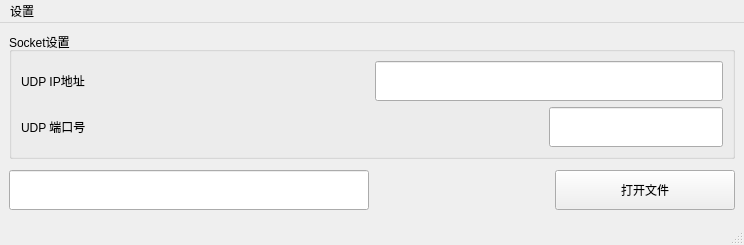
<?xml version="1.0" encoding="UTF-8"?>
<ui version="4.0">
 <class>MainWindow</class>
 <widget class="QMainWindow" name="MainWindow">
  <property name="geometry">
   <rect>
    <x>0</x>
    <y>0</y>
    <width>744</width>
    <height>245</height>
   </rect>
  </property>
  <property name="windowTitle">
   <string>MainWindow</string>
  </property>
  <widget class="QWidget" name="centralwidget">
   <layout class="QVBoxLayout" name="verticalLayout_2" stretch="2,1,1,1">
    <item>
     <widget class="QGroupBox" name="groupBox">
      <property name="title">
       <string>Socket设置</string>
      </property>
      <layout class="QVBoxLayout" name="verticalLayout">
       <item>
        <layout class="QHBoxLayout" name="horizontalLayout_2" stretch="1,1,2">
         <item>
          <widget class="QLabel" name="label">
           <property name="text">
            <string>UDP IP地址</string>
           </property>
          </widget>
         </item>
         <item>
          <spacer name="horizontalSpacer">
           <property name="orientation">
            <enum>Qt::Horizontal</enum>
           </property>
           <property name="sizeHint" stdset="0">
            <size>
             <width>40</width>
             <height>20</height>
            </size>
           </property>
          </spacer>
         </item>
         <item>
          <widget class="QLineEdit" name="udpIp">
           <property name="minimumSize">
            <size>
             <width>0</width>
             <height>40</height>
            </size>
           </property>
          </widget>
         </item>
        </layout>
       </item>
       <item>
        <layout class="QHBoxLayout" name="horizontalLayout_3" stretch="1,2,1">
         <item>
          <widget class="QLabel" name="label_2">
           <property name="text">
            <string>UDP 端口号</string>
           </property>
          </widget>
         </item>
         <item>
          <spacer name="horizontalSpacer_2">
           <property name="orientation">
            <enum>Qt::Horizontal</enum>
           </property>
           <property name="sizeHint" stdset="0">
            <size>
             <width>40</width>
             <height>20</height>
            </size>
           </property>
          </spacer>
         </item>
         <item>
          <widget class="QLineEdit" name="udpPort">
           <property name="minimumSize">
            <size>
             <width>0</width>
             <height>40</height>
            </size>
           </property>
          </widget>
         </item>
        </layout>
       </item>
      </layout>
     </widget>
    </item>
    <item>
     <spacer name="verticalSpacer">
      <property name="orientation">
       <enum>Qt::Vertical</enum>
      </property>
      <property name="sizeHint" stdset="0">
       <size>
        <width>20</width>
        <height>0</height>
       </size>
      </property>
     </spacer>
    </item>
    <item>
     <layout class="QHBoxLayout" name="horizontalLayout" stretch="2,1,1">
      <item>
       <widget class="QLineEdit" name="fileDir">
        <property name="minimumSize">
         <size>
          <width>0</width>
          <height>40</height>
         </size>
        </property>
       </widget>
      </item>
      <item>
       <spacer name="horizontalSpacer_3">
        <property name="orientation">
         <enum>Qt::Horizontal</enum>
        </property>
        <property name="sizeHint" stdset="0">
         <size>
          <width>40</width>
          <height>20</height>
         </size>
        </property>
       </spacer>
      </item>
      <item>
       <widget class="QPushButton" name="openFile">
        <property name="minimumSize">
         <size>
          <width>0</width>
          <height>40</height>
         </size>
        </property>
        <property name="text">
         <string>打开文件</string>
        </property>
       </widget>
      </item>
     </layout>
    </item>
    <item>
     <spacer name="verticalSpacer_2">
      <property name="orientation">
       <enum>Qt::Vertical</enum>
      </property>
      <property name="sizeHint" stdset="0">
       <size>
        <width>20</width>
        <height>0</height>
       </size>
      </property>
     </spacer>
    </item>
   </layout>
  </widget>
  <widget class="QMenuBar" name="menubar">
   <property name="geometry">
    <rect>
     <x>0</x>
     <y>0</y>
     <width>744</width>
     <height>23</height>
    </rect>
   </property>
   <widget class="QMenu" name="menu">
    <property name="title">
     <string>设置</string>
    </property>
    <addaction name="actionUDP"/>
   </widget>
   <addaction name="menu"/>
  </widget>
  <widget class="QStatusBar" name="statusbar"/>
  <action name="actionUDP">
   <property name="text">
    <string>UDP</string>
   </property>
  </action>
 </widget>
 <resources/>
 <connections/>
</ui>
